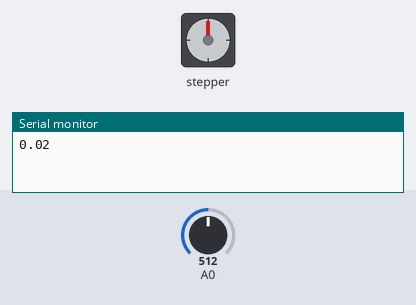
A sketch run on a simulated Arduino Uno, built with avr-gcc and run on an emulated ATmega328P. Shown: stepper motor, the last lines printed to the serial monitor. The test bench sets the inputs (shaded band); at power-on: A0 = 512. Stepper angles assume 72 steps per turn.

Above: at 0.1 s.
At 1.2 s:
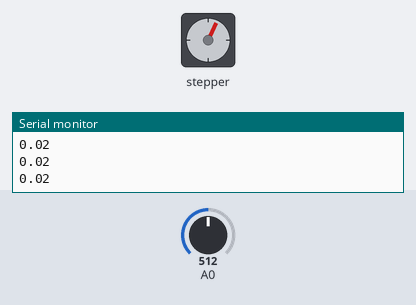
1.3 s: A0 set to 0
At 1.7 s:
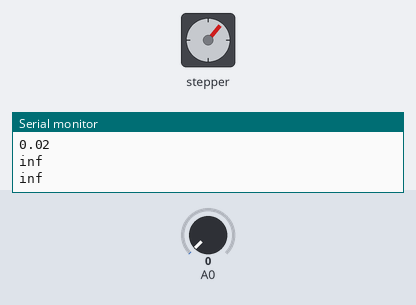
Timing chart, 0 to 19.3 s (numbered marks = the images above; inputs shaded):
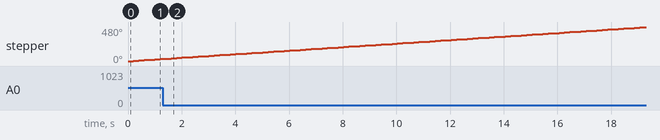

The sketch:

accel_step.ino
```cpp
#include <AccelStepper.h>
#include<math.h>
// Motor pin definitions:
#define motorPin1  8      // IN1 on the ULN2003 driver
#define motorPin2  9      // IN2 on the ULN2003 driver
#define motorPin3  10     // IN3 on the ULN2003 driver
#define motorPin4  11     // IN4 on the ULN2003 driver
int stepsPerRevolution = 72;
#define MotorInterfaceType 8
AccelStepper stepper = AccelStepper(MotorInterfaceType, motorPin1, motorPin3, motorPin2, motorPin4);
float r= 0, coeff = 29.988, power = -1.173;
void setup() {
  // put your setup code here, to run once:
  pinMode(A0,INPUT);
  stepper.setMaxSpeed(2000);
  Serial.begin(115200);
}

void lidar() {
  stepper.setSpeed(1500);
  stepper.runSpeed();
  float v = analogRead(A0);
  r = coeff*(pow(v, power));
  Serial.println(r);
  delay(200);
}
//THIS IS THE MAIN ONE
void loop() {
  lidar();
}
```
